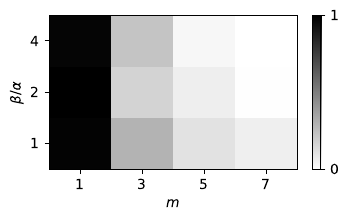

Generate this figure with Julia:
using PyPlot, ProgressMeter
using Random, LinearAlgebra


function populationSGDfor2NN_alt_beta(w_init, S, w_tea, S_tea, lambda, stepsize, niter, batchsize, beta)# S for signs
    ss(u) = u*abs(u)
    m, d  = size(w_init)
    m0 = size(w_tea,1)
    w  = copy(w_init)
    ws = zeros(m,d,niter) # storing neurons
    loss = zeros(niter)
    lossreg = zeros(niter)

    # gradient flow
    for iter = 1:niter
        ws[:,:,iter] = w
        # random data points
        X = randn(batchsize,d)
        X = X ./ sqrt.(sum(X.^2, dims=2))
        Y0 = sum( S_tea .* max.(ss.(w_tea)*X', 0.0), dims=1)  #ground truth output

        # prediction and gradient computation
        temp = max.( ss.(w) * X', 0.0)
        Y = sum( S .* temp, dims=1)/m
        loss[iter] = (1/2)*sum( ( Y - Y0).^2 )/batchsize
        lossreg[iter] = (1/2)*sum( ( Y - Y0).^2 )/batchsize + (lambda/m) * sum(w.^2)
        gradR = ( Y - Y0 )'/batchsize # column of size batchsize
        gradw = ((S .* float.(temp .> 0.0)) * ( X .* gradR )).* (2*abs.(w) ) + 2 * lambda * w
        r_component = (sum(gradw .* w, dims=2) ./ sum(w.^2,dims=2)) .* w
        w = w - stepsize * (r_component + beta * (gradw .- r_component))
    end
    ws, loss, lossreg
end


Random.seed!(1);
d = 20
# random ground truth 
m0 = 5 # number of neurons of teacher
w_tea = randn(m0,d)
w_tea = w_tea ./ sqrt.(sum(w_tea.^2,dims=2))
S_tea = ones(m0)

stepsize = 0.004
niter = 100000
batchsize = 500
ms = [1 3 5 7]
lambda = 0.0005
betas = [1.0 2.0 4.0]
nexp=5
#betas = [1]
lossregs = Array{Any, 3}(undef, length(betas) ,length(ms), nexp)

# hyper-parameters
p = Progress(nexp*length(ms)*length(betas))
for k_exp = 1:nexp
    w_tea = randn(m0,d)
    w_tea = w_tea ./ sqrt.(sum(w_tea.^2,dims=2))
    S_tea = ones(m0)
    for k_b=1:length(betas)
        for k_m = 1:length(ms)
            m = ms[k_m]
            w_init = randn(m,d)
            S = ones(m)
            ws, loss, lossregs[k_b,k_m,k_exp] = populationSGDfor2NN_alt_beta(w_init, S, w_tea, S_tea, lambda, stepsize, niter, batchsize, betas[k_b])
            ProgressMeter.next!(p)
        end
    end
end

Tlosses = zeros(length(betas) ,length(ms), nexp)
for i = 1:length(betas)
    for j = 1:length(ms)
        for k = 1:nexp
            Tlosses[i,j,k] = sum(lossregs[i,j,k][end-100:end])/100
        end
    end
end
for k=1:nexp
    Tlosses[:,:,k] = Tlosses[:,:,k] .- minimum(Tlosses[:,:,k])
end
loss_ave = (sum(Tlosses, dims=3)/nexp)[:,:]


figure(figsize=[4,2])
pcolor(loss_ave./maximum(loss_ave), cmap="gray_r")
#pcolor( betas[:],ms[:], 20000*loss_ave', cmap="gray_r")
#pcolor(ms, betas, loss_ave',cmap="gray_r")
xticks([0.5, 1.5, 2.5, 3.5],["1", "3", "5", "7"])
xlabel(L"m")
yticks([0.5; 1.5 ;2.5], ["1", "2", "4"])
ylabel(L"\beta/\alpha")
cbar = colorbar(ticks=[0.01,1])
cbar.ax.set_yticklabels(["0","1"])
savefig("success_2NNalt.pdf",bbox_inches="tight")